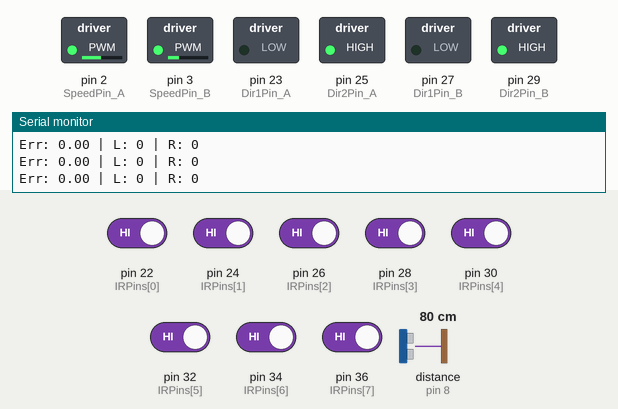
This sketch was run on a simulated Arduino Mega 2560, built with avr-gcc and run on an emulated ATmega2560. On the bench: switched loads named in the sketch (green lamp = pin HIGH), the last lines printed to the serial monitor. Wiring (inferred from the names in the program): ultrasonic range finder: trigger pin 9; echo pin 8. Inputs (shaded band) come from the test bench; at power-on: pin 22 (IRPins[0]), pin 24 (IRPins[1]), pin 26 (IRPins[2]), pin 28 (IRPins[3]), pin 30 (IRPins[4]), pin 32 (IRPins[5]), pin 34 (IRPins[6]), pin 36 (IRPins[7]) HIGH, distance to the obstacle (sensor on pin 8) 80 cm. The echo pulse lasts 58.3 µs per cm; pins used as bus, display or sensor lines are not drawn.

Above: at 1.2 s.
1.3 s: pin 22 (IRPins[0]) driven LOW
At 2.4 s:
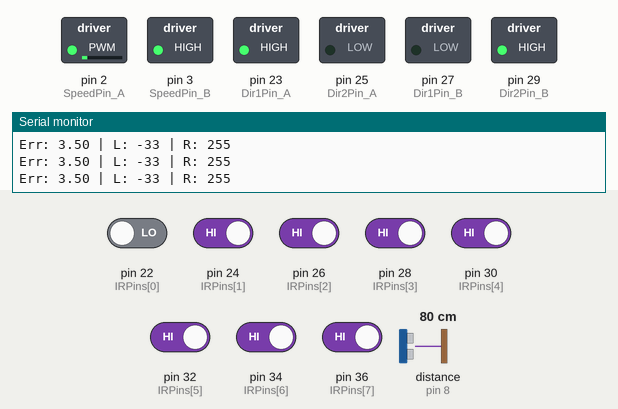
2.9 s: pin 26 (IRPins[2]) driven LOW
At 3.6 s:
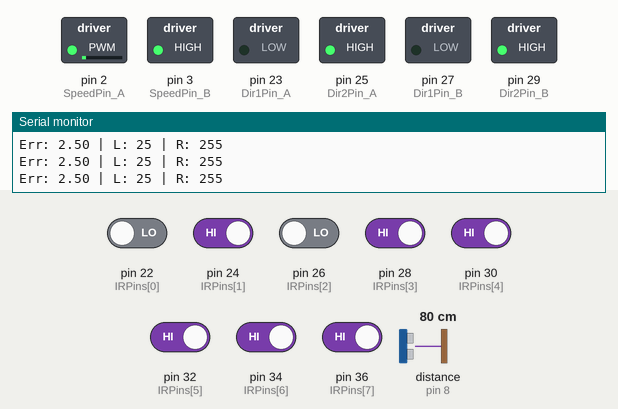
4.4 s: pin 36 (IRPins[7]) driven LOW
At 5.0 s:
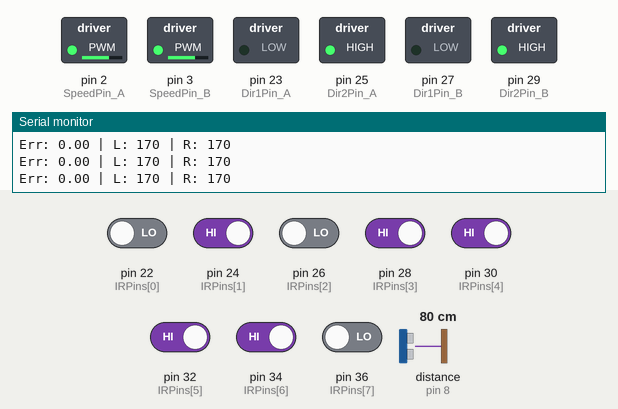
6.1 s: distance to the obstacle (sensor on pin 8) set to 25 cm
9.1 s: distance to the obstacle (sensor on pin 8) set to 20 cm
At 10.2 s:
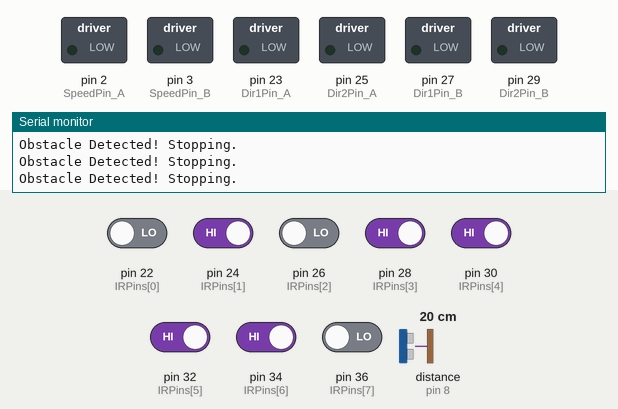
10.6 s: distance to the obstacle (sensor on pin 8) set to 35 cm
At 11.2 s:
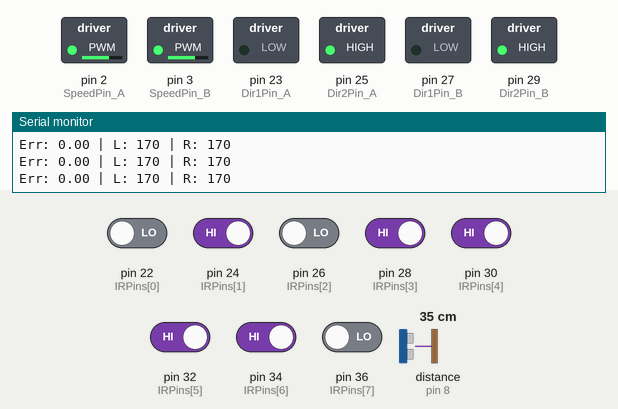
Timing chart, 0 to 13.1 s (numbered marks = the images above; inputs shaded):
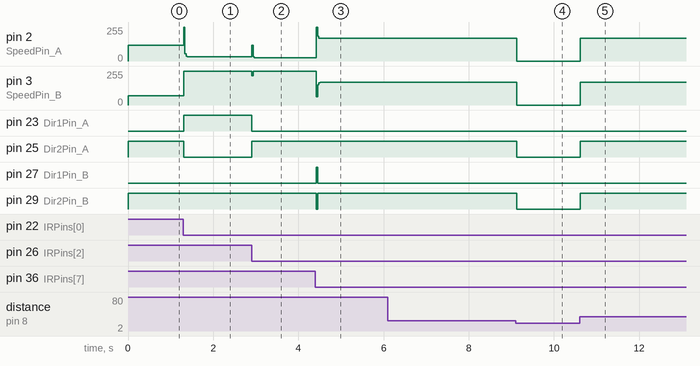

The sketch:

lpf.ino
```cpp
// --- Pin Definitions ---
const int IRPins[8] = {22, 24, 26, 28, 30, 32, 34, 36};
const int Dir1Pin_A = 23; // Left Motor Direction 1
const int Dir2Pin_A = 25; // Left Motor Direction 2
const int SpeedPin_A = 2;   // Left Motor Speed (PWM)
const int Dir1Pin_B = 27; // Right Motor Direction 1
const int Dir2Pin_B = 29; // Right Motor Direction 2
const int SpeedPin_B = 3;   // Right Motor Speed (PWM)
const int EchoPin = 8;
const int TrigPin = 9;

// --- PID Constants (튜닝이 필요한 값들) ---
float Kp = 58.0;
float Ki = 0.0;
float Kd = 105.0;

// --- Global Variables ---
float error = 0;
float lastError = 0;
float integral = 0;
const float midPsn = 3.5;
int baseSpeed = 170;     // Base speed of the robot


float filtered_psn = 3.5; // 필터링된 위치 값
float alpha = 0.93; // LPF 상수 (0.0 ~ 1.0). 1에 가까울수록 원본, 0에 가까울수록 부드러움.
                   // 튜닝 대상


void setup() {
  Serial.begin(9600);
  for (int i = 0; i < 8; i++) {
    pinMode(IRPins[i], INPUT);
  }
  pinMode(Dir1Pin_A, OUTPUT);
  pinMode(Dir2Pin_A, OUTPUT);
  pinMode(SpeedPin_A, OUTPUT);
  pinMode(Dir1Pin_B, OUTPUT);
  pinMode(Dir2Pin_B, OUTPUT);
  pinMode(SpeedPin_B, OUTPUT);

  pinMode(TrigPin, OUTPUT);
  pinMode(EchoPin, INPUT);
}

void stopMotors() {
  analogWrite(SpeedPin_A, 0);
  analogWrite(SpeedPin_B, 0);
  digitalWrite(Dir1Pin_A, LOW);
  digitalWrite(Dir2Pin_A, LOW);
  digitalWrite(Dir1Pin_B, LOW);
  digitalWrite(Dir2Pin_B, LOW);
}

void loop() {
  long duration;
  float distance;
  digitalWrite(TrigPin, LOW);
  delayMicroseconds(2);
  digitalWrite(TrigPin, HIGH);
  delayMicroseconds(10);
  digitalWrite(TrigPin, LOW);
  duration = pulseIn(EchoPin, HIGH);
  distance = duration * 0.034 / 2;

  if (distance < 23 && distance > 0) {
    stopMotors();
    Serial.println("Obstacle Detected! Stopping.");
  }
  else {
    // Declare variables at the top of the loop's scope
    int vleft = 0;
    int vright = 0;

    // --- 1. Read Sensor Values ---
    int IRValues[8];
    int min = 8, max = -1;
    int count = 0;
    for (int i = 0; i < 8; i++) {
      IRValues[i] = digitalRead(IRPins[i]);
      if (IRValues[i] == LOW) { // Assuming LOW means the sensor is over the black line
        if (min == 8) min = i;
        max = i;
        count++;
      }
    }

    // --- 2. Process Sensor Data and Control Motors ---
    // If the line is detected
    if (count > 0) {
      float psn = (min + max) / 2.0;


      filtered_psn = (alpha * psn) + ((1.0 - alpha) * filtered_psn);
      // ------------------------------------------

      error = midPsn - filtered_psn;

      integral += error;
      integral = constrain(integral, -400, 400); // Prevent integral windup

      float derivative = error - lastError;

      float correction = Kp * error + Ki * integral + Kd * derivative;

      lastError = error;
      // ----------------------------------------------------


      vleft = baseSpeed - correction;
      vright = baseSpeed + correction;

      // Constrain speeds
      vleft = constrain(vleft, -255, 255);
      vright = constrain(vright, -255, 255);

      // --- Control Left Motor ---
      if (vleft >= 0) {
        digitalWrite(Dir1Pin_A, LOW); digitalWrite(Dir2Pin_A, HIGH);
        analogWrite(SpeedPin_A, vleft);
      } else {
        digitalWrite(Dir1Pin_A, HIGH); digitalWrite(Dir2Pin_A, LOW);
        analogWrite(SpeedPin_A, -vleft);
      }

      // --- Control Right Motor ---
      if (vright >= 0) {
        digitalWrite(Dir1Pin_B, LOW); digitalWrite(Dir2Pin_B, HIGH);
        analogWrite(SpeedPin_B, vright);
      } else {
        digitalWrite(Dir1Pin_B, HIGH); digitalWrite(Dir2Pin_B, LOW);
        analogWrite(SpeedPin_B, -vright);
      }
    }
    // If the line is lost
    else {

      if (lastError > 0) { // Line was on the left, so turn right
        digitalWrite(Dir1Pin_A, LOW);  digitalWrite(Dir2Pin_A, HIGH);
        digitalWrite(Dir1Pin_B, LOW); digitalWrite(Dir2Pin_B, HIGH);
        analogWrite(SpeedPin_A, 70);
        analogWrite(SpeedPin_B, 120);
      }
      else { // Line was on the right, so turn left
        digitalWrite(Dir1Pin_A, LOW); digitalWrite(Dir2Pin_A, HIGH);
        digitalWrite(Dir1Pin_B, LOW);  digitalWrite(Dir2Pin_B, HIGH);
        analogWrite(SpeedPin_A, 120);
        analogWrite(SpeedPin_B, 70);
      }

      // if (lastError > 0) { // Line was on the left, so turn right
      //   digitalWrite(Dir1Pin_A, HIGH);  digitalWrite(Dir2Pin_A, LOW);
      //   digitalWrite(Dir1Pin_B, HIGH); digitalWrite(Dir2Pin_B, LOW);
      //   analogWrite(SpeedPin_A, 200);
      //   analogWrite(SpeedPin_B, 100);
      // }
      // else { // Line was on the right, so turn left
      //   digitalWrite(Dir1Pin_A, HIGH); digitalWrite(Dir2Pin_A, LOW);
      //   digitalWrite(Dir1Pin_B, HIGH);  digitalWrite(Dir2Pin_B, LOW);
      //   analogWrite(SpeedPin_A, 100);
      //   analogWrite(SpeedPin_B, 200);
      // }
    }

    //--- 3. Debugging Output ---
    Serial.print("Err: ");
    Serial.print(error);
    Serial.print(" | L: ");
    Serial.print(vleft);
    Serial.print(" | R: ");
    Serial.println(vright);
  }

  delay(10); // A small delay to stabilize the loop
}
```

Measured:
- the behaviour switches between 24 and 23 cm on distance to the obstacle (sensor on pin 8) (found by bisection; images 3 and 4)
- after the input at 1.3 s, pin 2 (SpeedPin_A): 120/255 → 33/255 at once; pin 3 (SpeedPin_B): 70/255 → 255/255 at once; pin 23 (Dir1Pin_A): LOW → HIGH at once; pin 25 (Dir2Pin_A): HIGH → LOW at once
- after the input at 2.9 s, pin 2 (SpeedPin_A): 33/255 → 25/255 at once; pin 3 (SpeedPin_B): 255/255 → 221/255 at once, → 255/255 0.03 s later; pin 23 (Dir1Pin_A): HIGH → LOW at once; pin 25 (Dir2Pin_A): LOW → HIGH at once
- after the input at 4.4 s, pin 2 (SpeedPin_A): 25/255 → 170/255 at once; pin 3 (SpeedPin_B): 255/255 → 169/255 at once, → 170/255 0.21 s later; pin 27 (Dir1Pin_B): LOW → HIGH at once, → LOW 0.03 s later; pin 29 (Dir2Pin_B): HIGH → LOW at once, → HIGH 0.03 s later
- after the input at 9.1 s, pin 2 (SpeedPin_A), pin 3 (SpeedPin_B): 170/255 → 0/255 at once; pin 25 (Dir2Pin_A), pin 29 (Dir2Pin_B): HIGH → LOW at once
- after the input at 10.6 s, pin 2 (SpeedPin_A), pin 3 (SpeedPin_B): 0/255 → 170/255 at once; pin 25 (Dir2Pin_A), pin 29 (Dir2Pin_B): LOW → HIGH at once
